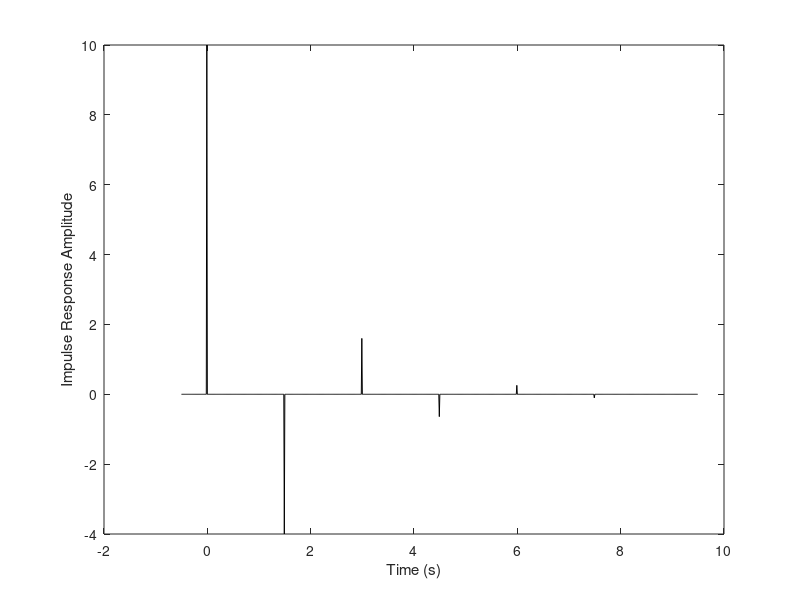

MATLAB code to generate this figure: (Note: this script raises an error after producing the figure.)
% Example 7.1
% from Parameter Estimation and Inverse Problems, 3rd edition, 2018
% by R. Aster, B. Borchers, C. Thurber

% This script demonstrates deconvolution of a spike train by
% minimization of the 1-norm of the model subject to a quadratic
% constraint on data fit.  

% make sure we have a clean environment
clear
rand('state',0);
randn('state',0);

% We'll use 100 Hz sampling, and a ten second time period.
r=100;
deltat=1/r;
t00=0.5;
t=(0:999)*deltat-0.5;
noise=0.002;
m=zeros(length(t),1);

%
% Test model -- response of a single reflector with multiples every 1.5 s
% that flip in sign.

%pre-source time
T0=t00*r;
%two-way travel time in samples
tau=150;
%number of multiples
nmult=5;
%initial amplitude
A=10;
%reflection coefficient
R=0.4;

%source spike
m(T0)=A;
for i=1:nmult
    m(i*tau+T0)=A*R^i*(-1)^i;
end

% Plot the true model
figure(1)
clf
plot(t,m,'k');
xlabel('Time (s)');
ylabel('Impulse Response Amplitude');
bookfonts
xlim([-0.5 10])

disp('Displaying the true model (fig. 1)')
print -deps2 c7fpulsetarget.eps 

% For our impulse response we'll use g(t)=exp(-5t)*sin(10t)
tshort=0.0:deltat:2.0;
g=exp(-5*tshort).*sin(10.*tshort);

% Plot the impulse response.
figure(2)
clf
plot(tshort,g,'k');
axis tight
xlabel('Time (s)');
ylabel('Source Amplitude');
bookfonts

disp('Displaying the instrument impulse response (fig. 2)')

% Perform the convolution to calculate the noise free data
d=conv(g,m)*deltat;

% Cut the data to 10 seconds.
N=1000;
d=d(1:N);
% Also get the noisy data vector
dn=d+noise*randn(size(d));


% Plot the clean data.
figure(3)
clf
plot(t,d,'k');
xlim([-0.5 10])
axis tight
xlabel('Time (s)');
ylabel('Seismic Amplitude');
bookfonts

disp('Displaying the noise free data (fig. 3)')

% Plot the noisy data.
figure(4)
clf
plot(t,dn,'k');
xlim([-0.5 10])
axis tight
xlabel('Time (s)');
ylabel('Seismic Amplitude');
bookfonts

disp('Displaying the noisy data (fig. 4)')
print -deps2 c7fnoisypulses.eps


% Try standard zeroth-order Tikhonov regularization.
% Create the model
G=zeros(length(dn)+length(g),length(t));
for i=1:length(t)
  G(i:i+length(g)-1,i)=g'*deltat;
end
G=G(1:N,:);
GGT=G'*G;

L=speye(N);

alphas=10.^(-3.25:.25:5);
rhoT=zeros(length(alphas),1);
etaT=zeros(length(alphas),1);
mtik=zeros(N,length(alphas));

for i=1:length(alphas)
    mtik(:,i)=(GGT+alphas(i)^2*L)\(G'*dn);
    rhoT(i)=norm(G*mtik(:,i)-dn);
    etaT(i)=norm(mtik(:,i));
end

%get the corener of the L-curve
[~,ireg_cornerT,~]=l_curve_corner(rhoT,etaT,alphas);
rho_cornerT=rhoT(ireg_cornerT);
eta_cornerT=etaT(ireg_cornerT);


% plot the zeroth order L-curve
figure(5)
clf
plot(rhoT,etaT,'k.-');
xlabel('Residual Norm ||Gm - d||_{2}');
ylabel('Solution Norm ||m||_{2}');
bookfonts
hold on
% mark and label the corner
H=plot(rho_cornerT,eta_cornerT,'ko');
set(H,'markersize',16)
H=text(rho_cornerT+0.01,eta_cornerT+1,num2str(alphas(ireg_cornerT)));
set(H,'Fontsize',18);
% label to both sides on the L-curve
H=text(rhoT(2)+0.005,etaT(2)+1,num2str(alphas(2),3));
set(H,'Fontsize',18);
H=text(rhoT(10)+0.01,etaT(10)+2,num2str(alphas(10),3));
set(H,'Fontsize',18);
axis tight

disp('Displaying zeroth-order Tikhonov L-curve (fig. 5)')
print -deps2 c7ftikLcurve.eps

% Plot the Tikhonov zeroth-order inverse solution.
figure(6)
clf
plot(t,mtik(:,ireg_cornerT),'k');
xlim([-0.5 10])
axis tight
xlabel('Time (s)');
ylabel('Impulse Response Amplitude');
bookfonts

disp('Displaying the zeroth order Tikhonov solution (fig. 6)')
print -deps2 c7ftikpulse.eps

% Now, perform the sparse deconvolution.
disp('Note: Performing sparse deconvolution; this computation may take several minutes on most computers.')

%
% Sparsify G.
%
G=sparse(G);

%examine a logarithmically spaced range of regularization parameters
alphas=10.^(-6:.125:-2);
%
% Get the Lipschitz constant.
%
Lip=2.05*normest(G)*normest(G');
%
% Allocate space for the results.
%
rho=zeros(length(alphas),1);
eta=zeros(length(alphas),1);
msparse=zeros(length(t),length(alphas));
mreg=zeros(length(t),1);
%
% Loop over the values of alpha.
%
for i=1:length(alphas);
  fprintf('Starting with alpha=%e\n',alphas(i));
  mreg=fista(G,dn,alphas(i),Lip,[],1.0e-5,mreg);
  msparse(:,i)=mreg;
  rho(i)=norm(G*msparse(:,i)-dn);
  eta(i)=norm(msparse(:,i),1);
end

% Find the corner of the Tikhonov L-curve
[reg_corner,ireg_corner,kappa]=l_curve_corner(rho,eta,alphas);

% Plot the sparse deconvolution L-curve.
figure(7)
clf
loglog(rho,eta,'k.-');
xlabel('Residual Norm ||Gm-d||_{2}');
ylabel('Solution Norm ||m||_{1}');
bookfonts
hold on
% mark and label the corner
H=loglog(rho(ireg_corner),eta(ireg_corner),'ko');
set(H,'markersize',8)
H=text(rho(ireg_corner),1.1*eta(ireg_corner),...
    ['    ',num2str(alphas(ireg_corner),'%5.1e')]);
set(H,'Fontsize',18);
% label to both sides on the L-curve
H=text(rho(6),eta(6),['  ',num2str(alphas(6),'%5.1e')]);
set(H,'Fontsize',18);
H=text(rho(28),eta(28),['    ',num2str(alphas(28),'%5.1e')]);
set(H,'Fontsize',18);
axis([3e-2 .3 1 1e3])

disp('Displaying the 1-norm zeroth-order L-curve (fig. 7)')
print -deps2 c7fsparsepulseL.eps

% plot the solution for the corner
figure(8)
clf
plot(t,msparse(:,ireg_corner),'k');
xlabel('Time (s)');
ylabel('Impulse Response Amplitude');
bookfonts
axis tight

disp('Displaying 1-norm regularized solution (fig. 8)')
print -deps2 c7fsparsepulse.eps
%
% Output some information about the solution.
%
fprintf('Corner alpha=%e\n',alphas(ireg_corner));
fprintf('one-norm of m is %e\n',norm(msparse(:,ireg_corner),1));
fprintf('|| Gm-d || is %e\n',norm(G*msparse(:,ireg_corner),2));
fprintf('Weighted objective is %e\n',norm(G*msparse(:,ireg_corner),2)+...
	alphas(ireg_corner)*norm(msparse(:,ireg_corner),1));

% Plot a selection of the sparse solutions sorted by regularization
% parameter
figure(9)
clf
hold on
for i=3:2:length(alphas)
  plot(t,msparse(:,i)*.06+log10(alphas(i)),'k');
  xlabel('Time (s)');
  ylabel('log_{10} \alpha');
  bookfonts
end
plot(t,msparse(:,ireg_corner)*.06+log10(alphas(ireg_corner)),'k','LineWidth',2);
hold off
axis tight

disp('Displaying a range of 1-norm regularized solutions (fig. 9)')
print -deps2 c7fsparsepulsesols.eps

%examine solutions in an animation
disp(['Animating the 1-norm regularized models recovered'...
' with increasing alpha (fig. 10)'])
figure(10)
clf
for i=1:length(alphas)
  plot(t,msparse(:,i),'k');
  axis tight
  xlabel('Time (s)');
  ylabel('Impulse Response Amplitude');
  title(['log_{10}(\alpha): ',num2str(log10(alphas(i)))]);
  bookfonts
  pause(0.1)
end
% 
% Output information about the corner solution.
%
alpha=alphas(ireg_corner);
mreg=msparse(:,ireg_corner);
obj=norm(G*mreg-dn,2)^2+alpha*norm(mreg,1);
fprintf('For corner solution:\n');
fprintf('alpha=%e\n',alpha);
fprintf('Weighted objective value is %e\n',obj);
fprintf('rho=%e, eta=%e\n',[rho(ireg_corner); eta(ireg_corner)]);
